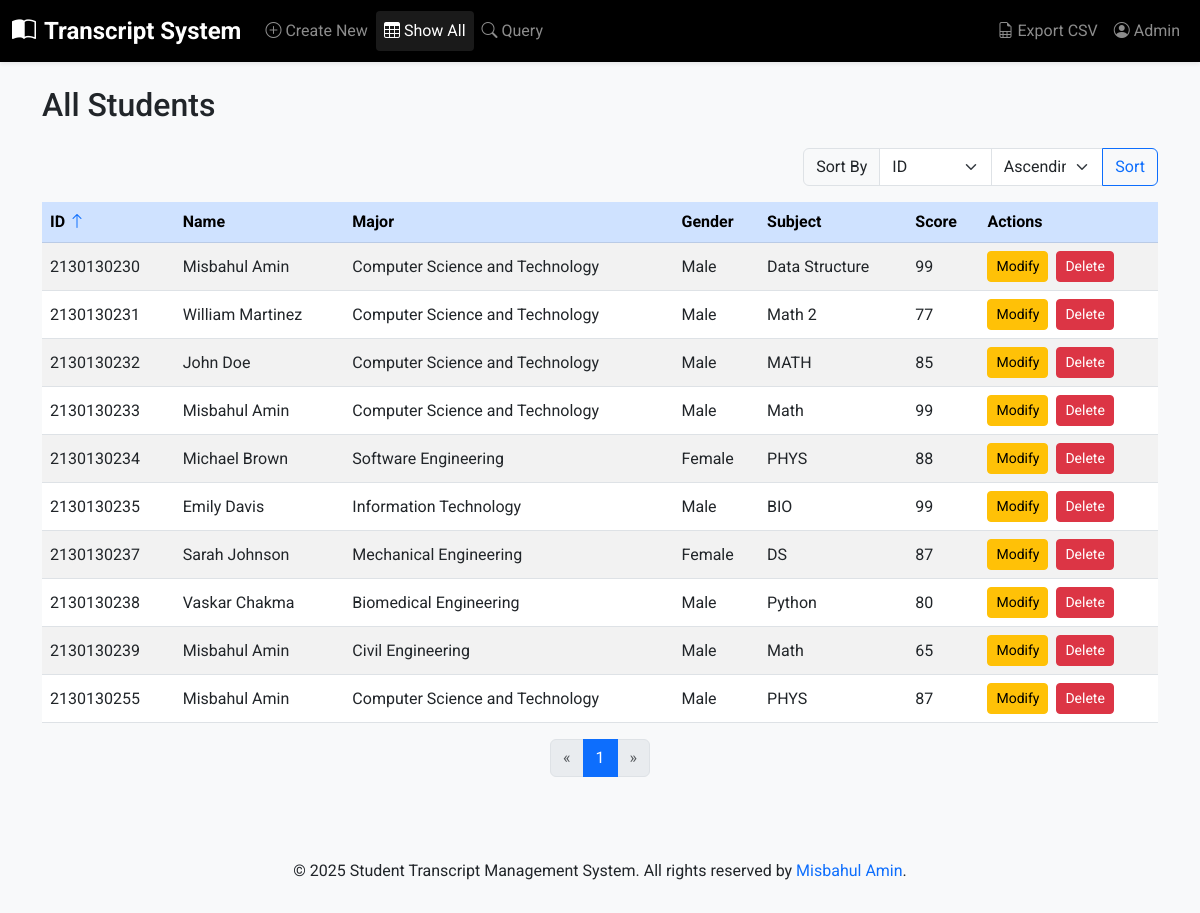
Page /list/ on the committed database.
### students/models.py (models this page shows, shortened)
class Student(models.Model):
    MAJOR_CHOICES = [
    ('CST', 'Computer Science and Technology'),
    ('SE', 'Software Engineering'),
    ('IT', 'Information Technology'),
    ('ECE', 'Electronics and Communication Engineering'),
    ('ME', 'Mechanical Engineering'),
    ('EE', 'Electrical Engineering'),
    ('CE', 'Civil Engineering'),
    ('AE', 'Aerospace Engineering'),
    ('BME', 'Biomedical Engineering'),
    ('CHE', 'Chemical Engineering'),
    ('ENV', 'Environmental Engineering'),
    ('DS', 'Data Science'),
    ('AI', 'Artificial Intelligence'),
    ('CY', 'Cybersecurity'),
    ('IS', 'Information Systems'),
    ('BT', 'Biotechnology'),
    ('PH', 'Physics'),
    ('CH', 'Chemistry'),
    ('MA', 'Mathematics'),
    ('ECO', 'Economics'),
]
    GENDER_CHOICES = [
        ('Male', 'Male'),
        ('Female', 'Female'),
        ('Other', 'Other'),
    ]
    major = models.CharField(max_length=50, choices=MAJOR_CHOICES)
    student_id = models.CharField(max_length=20, unique=True)
    name = models.CharField(max_length=100)
    gender = models.CharField(max_length=10, choices=GENDER_CHOICES)
    subject = models.CharField(max_length=100)
    score = models.PositiveIntegerField()

### students/views.py (the view)
# urls.py: path('list/', views.list_students, name='list_students'),
def list_students(request):
    sort_by = request.GET.get('sort', 'student_id')
    order = request.GET.get('order', 'asc')
    if sort_by not in ['student_id', 'score']:
        sort_by = 'student_id'
    if order == 'desc':
        sort_by = '-' + sort_by
    students = Student.objects.all().order_by(sort_by)
    paginator = Paginator(students, 10)  # Show 10 students per page
    page_number = request.GET.get('page')
    page_obj = paginator.get_page(page_number)
    return render(request, 'students/list_students.html', {'page_obj': page_obj, 'sort': sort_by.strip('-'), 'order': order})

### templates/students/list_students.html (shortened to what this page needs)
{% extends 'base.html' %}
{% block content %}
<h2 class="mb-4">All Students</h2>
<div class="d-flex justify-content-end mb-3">
    <form method="get" class="form-inline">
        <div class="input-group">
            <label class="input-group-text" for="sort">Sort By</label>
            <select class="form-select" id="sort" name="sort">
                <option value="student_id" {% if sort == 'student_id' %}selected{% endif %}>ID</option>
            </select>
            <select class="form-select" name="order">
                <option value="asc" {% if order == 'asc' %}selected{% endif %}>Ascending</option>
            </select>
            <button class="btn btn-outline-primary" type="submit">Sort</button>
        </div>
    </form>
</div>
<div class="table-responsive">
    <table class="table table-striped table-hover align-middle">
        <thead class="table-primary">
            <tr>
                <th>ID <a href="?sort=student_id&order={% if sort == 'student_id' and order == 'asc' %}desc{% else %}asc{% endif %}">
                    {% if sort == 'student_id' %}
                        {% if order == 'asc' %}
                            <i class="bi bi-arrow-up"></i>
                        {% else %}
                            <i class="bi bi-arrow-down"></i>
                        {% endif %}
                    {% endif %}
                </a></th>
                <th>Name</th>
                <th>Major</th>
                <th>Gender</th>
                <th>Subject</th>
                <th>Score </th>
                <th>Actions</th>
            </tr>
        </thead>
        <tbody>
            {% for student in page_obj.object_list %}
                <tr>
                    <td>{{ student.student_id }}</td>
                    <td>{{ student.name }}</td>
                    <td>{{ student.get_major_display }}</td>
                    <td>{{ student.gender }}</td>
                    <td>{{ student.subject }}</td>
                    <td>{{ student.score }}</td>
                    <td>
                        <a href="{% url 'students:modify_student' student.pk %}" class="btn btn-sm btn-warning me-1">Modify</a>
                        <a href="{% url 'students:delete_student' student.pk %}" class="btn btn-sm btn-danger">Delete</a>
                    </td>
                </tr>
            {% empty %}
                <tr>
                    <td colspan="7" class="text-center">No students found.</td>
                </tr>
            {% endfor %}
        </tbody>
    </table>
</div>
<nav aria-label="Page navigation">
    <ul class="pagination justify-content-center">
        {% if page_obj.has_previous %}
            <li class="page-item">
                <a class="page-link" href="?page={{ page_obj.previous_page_number }}&sort={{ sort }}&order={{ order }}" aria-label="Previous">
                    <span aria-hidden="true">&laquo;</span>
                </a>
            </li>
        {% else %}
            <li class="page-item disabled">
                <span class="page-link" aria-label="Previous">
                    <span aria-hidden="true">&laquo;</span>
                </span>
            </li>
        {% endif %}
        {% for num in page_obj.paginator.page_range %}
            {% if page_obj.number == num %}
                <li class="page-item active"><span class="page-link">{{ num }}</span></li>
            {% elif num > page_obj.number|add:'-3' and num < page_obj.number|add:'3' %}
                <li class="page-item"><a class="page-link" href="?page={{ num }}&sort={{ sort }}&order={{ order }}">{{ num }}</a></li>
            {% endif %}
        {% endfor %}
        {% if page_obj.has_next %}
            <li class="page-item">
                <a class="page-link" href="?page={{ page_obj.next_page_number }}&sort={{ sort }}&order={{ order }}" aria-label="Next">
                    <span aria-hidden="true">&raquo;</span>
                </a>
            </li>
        {% else %}
            <li class="page-item disabled">
                <span class="page-link" aria-label="Next">
                    <span aria-hidden="true">&raquo;</span>
                </span>
            </li>
        {% endif %}
    </ul>
</nav>
{% endblock %}

### templates/base.html (shortened to what this page needs)
<!DOCTYPE html>
<html lang="en">
<head>
    <link href="https://cdn.jsdelivr.net/npm/bootstrap@5.3.0/dist/css/bootstrap.min.css" rel="stylesheet">
    <link rel="stylesheet" href="https://cdn.jsdelivr.net/npm/bootstrap-icons@1.10.5/font/bootstrap-icons.css">
    {% load static %}
    <link rel="stylesheet" href="{% static 'css/styles.css' %}">
</head>
<body>
    <nav class="navbar navbar-expand-lg navbar-dark bg-black shadow-sm">
        <div class="container-fluid">
            <a class="navbar-brand" href="{% url 'students:home' %}">
                <i class="bi bi-book-half me-2"></i>Transcript System
            </a>
            <div class="collapse navbar-collapse" id="navbarSupportedContent">
                <ul class="navbar-nav me-auto mb-2 mb-lg-0">
                    <li class="nav-item">
                        <a class="nav-link {% if request.path == '/create/' %}active{% endif %}" href="{% url 'students:create_student' %}">
                            <i class="bi bi-plus-circle me-1"></i>Create New
                        </a>
                    </li>
                    <li class="nav-item">
                        <a class="nav-link {% if request.path == '/list/' %}active{% endif %}" href="{% url 'students:list_students' %}">
                            <i class="bi bi-table me-1"></i>Show All
                        </a>
                    </li>
                    <li class="nav-item">
                        <a class="nav-link {% if request.path == '/query/' %}active{% endif %}" href="{% url 'students:query_student' %}">
                            <i class="bi bi-search me-1"></i>Query
                        </a>
                    </li>
                </ul>
                <ul class="navbar-nav ms-auto mb-2 mb-lg-0">
                    <li class="nav-item">
                        <a class="nav-link" href="{% url 'students:export_csv' %}" data-bs-toggle="tooltip" data-bs-placement="bottom" title="Download all student transcripts as a CSV file">
                            <i class="bi bi-file-earmark-spreadsheet me-1"></i>Export CSV
                        </a>
                    </li>
                    <li class="nav-item">
                        <a class="nav-link" href="{% url 'admin:index' %}">
                            <i class="bi bi-person-circle me-1"></i>Admin
                        </a>
                    </li>
                </ul>
            </div>
        </div>
    </nav>
    <div class="container mt-4">
        {% block content %}
        {% endblock %}
    </div>
    <footer class="bg-light text-center text-lg-start mt-5">
        <div class="text-center p-3">
            &copy; 2025 Student Transcript Management System. All rights reserved by
            <a href="https://misbahulamin.netlify.app/" class="text-decoration-none">Misbahul Amin</a>.
        </div>
    </footer>
</body>
</html>

### static/css/styles.css (style rules this page uses)
body { background-color: #f8f9fa; font-family: 'Roboto', sans-serif; }
.navbar-brand { font-weight: bold; font-size: 1.5rem; }
footer { background-color: #e9ecef; position: relative; bottom: 0; width: 100%; height: 60px; line-height: 60px; }
.btn-primary, .btn-success, .btn-warning { transition: background-color 0.3s, color 0.3s; }
.nav-link.active { background-color: rgba(255, 255, 255, 0.1); border-radius: 0.25rem; }
.mb-4 { margin-bottom: 1.5rem !important; }

### rows in the picture
Student: student_id "2130130230", name "Misbahul Amin", major "Computer Science and Technology", gender "Male", subject "Data Structure", score "99"
Student: student_id "2130130231", name "William Martinez", major "Computer Science and Technology", gender "Male", subject "Math 2", score "77"
Student: student_id "2130130232", name "John Doe", major "Computer Science and Technology", gender "Male", subject "MATH", score "85"
Student: student_id "2130130233", name "Misbahul Amin", major "Computer Science and Technology", gender "Male", subject "Math", score "99"
Student: student_id "2130130234", name "Michael Brown", major "Software Engineering", gender "Female", subject "PHYS", score "88"
Student: student_id "2130130235", name "Emily Davis", major "Information Technology", gender "Male", subject "BIO", score "99"
Student: student_id "2130130237", name "Sarah Johnson", major "Mechanical Engineering", gender "Female", subject "DS", score "87"
Student: student_id "2130130238", name "Vaskar Chakma", major "Biomedical Engineering", gender "Male", subject "Python", score "80"
Student: student_id "2130130239", name "Misbahul Amin", major "Civil Engineering", gender "Male", subject "Math", score "65"
Student: student_id "2130130255", name "Misbahul Amin", major "Computer Science and Technology", gender "Male", subject "PHYS", score "87"

### other values in the picture
{{ num }} "1"
